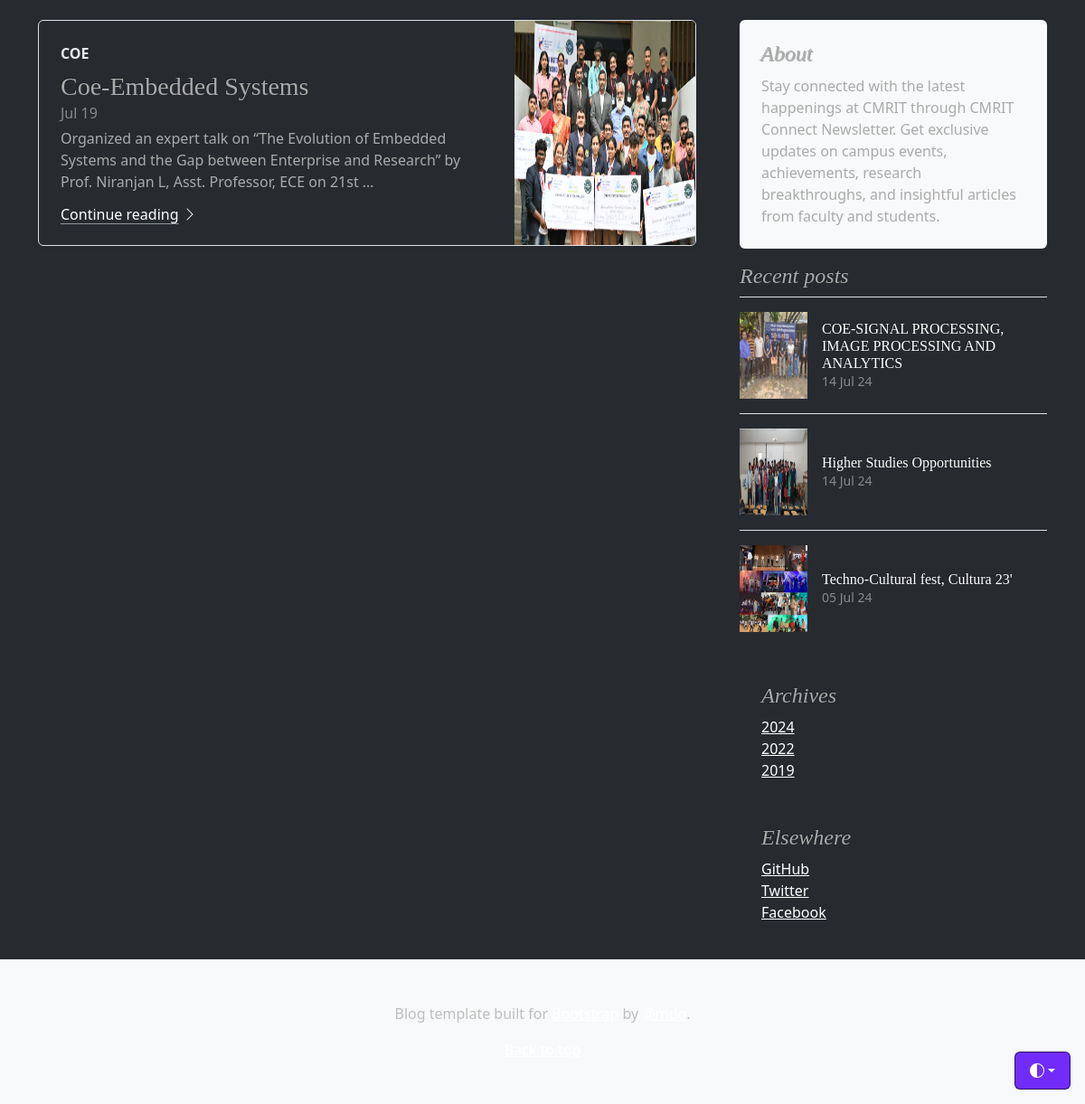
The page /posts/5/ (lower part) on the database as committed earlier.
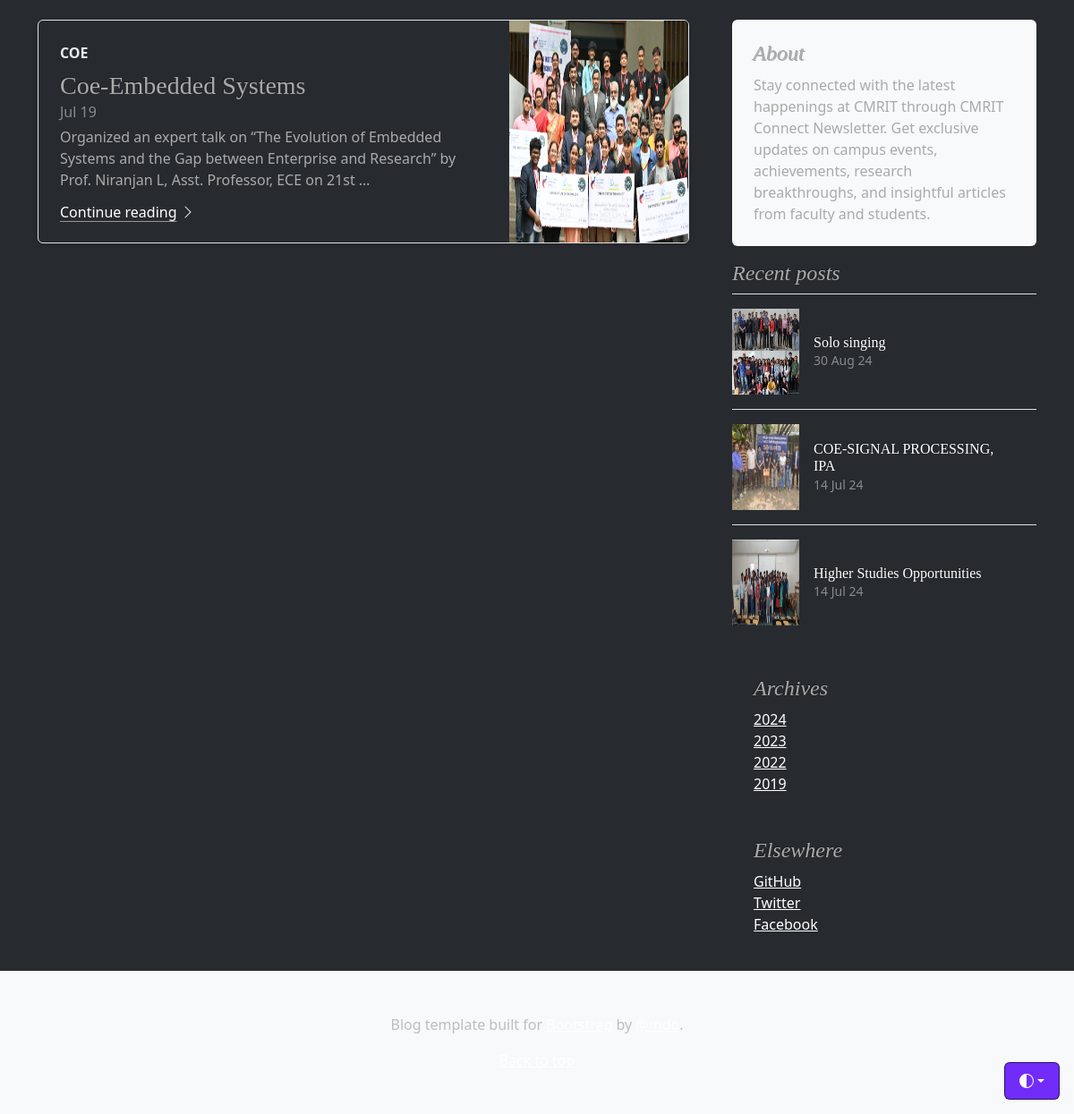
The same page on the database as committed later.
### news_app/models.py (models this page shows, shortened)
class Posts(models.Model):
    categoryID = models.ForeignKey(Category, on_delete=models.SET_NULL, null=True)
    subcategoryID = models.ForeignKey(Sub_category, on_delete=models.SET_NULL, null=True)
    postTitle = models.CharField(max_length=100, default='')
    postDetails = models.TextField()
    postingDate = models.DateField(default=date.today)
    postURL = models.URLField(blank=True, null=True)
    postImage = models.ImageField(upload_to='news_app/tmp/',blank=True, null=True)
    postedBy = models.ForeignKey(User, on_delete=models.SET_NULL, null=True)
    lastUpdatedBy = models.CharField(max_length=50,default=date.today)
    volumeID = models.ForeignKey(News_volume_issue, on_delete=models.SET_NULL, null=True)
    isActive = models.BooleanField(default=True)
    slug=models.SlugField(null=True) #denote featured article

class Category(models.Model):
    categoryName = models.CharField(max_length=100, unique=True)
    description = models.CharField(max_length=100, blank=True)
    def __str__(self):
        return f"{self.categoryName}"

### news_app/views.py (the view)
# urls.py: path('',views.PostListView.as_view(),name='home'),
class PostListView(ListView):
    model = Posts
    context_object_name = 'post_list'
    queryset = Posts.objects.filter(isActive = True)
    def get_context_data(self,**kwargs):
        context=super().get_context_data(**kwargs)
        context['category_list']=Category.objects.all()
        context['recent_posts']=Posts.objects.order_by('-postingDate')[:3]
        context['sub_category_list']=Sub_category.objects.all()
        context['featured_post']=Posts.objects.get(slug='featured-post')
        yrs =[y.year for y in  list(Posts.objects.values_list('postingDate',flat=True))]
        uyrs=set(yrs)
        context['archives']=sorted(list(uyrs),reverse=True)
        return context
    def get_queryset(self):
        self.cat=self.kwargs.get('cat',None)
        self.d=self.kwargs.get('dt',None)
        if self.cat:
            return Posts.objects.filter(id=self.cat)
        elif self.d:
            return Posts.objects.filter(postingDate__range=[datetime(int(self.d),1,1),datetime(int(self.d),12,31)])
        else:
            return Posts.objects.all()

### news_app/templates/news_app/posts_list.html (shortened to what this page needs)
{% extends 'base.html' %}
{% block content %}
{% for p in post_list %}
<div class="row g-0 border rounded overflow-hidden flex-md-row mb-4 shadow-sm h-md-250 position-relative">
    <div class="col p-4 d-flex flex-column position-static">
        <strong class="d-inline-block mb-2 text-light">{{p.categoryID}}</strong>
        <h3 class="mb-0">{{p.postTitle|title}}</h3>
        <div class="mb-1 text-body-secondary">{{p.postingDate | date:"M y"}}</div>
        {% if p.postTitle|length <= 44 %} <p class="card-text mb-auto">{{p.postDetails|safe|truncatewords:26}}</p>
            {% else %}
            <p class="card-text mb-auto">{{p.postDetails|safe|truncatewords:15}}</p>
            {% endif %}
            <a href="{% url 'post_detail' p.pk %}" class="icon-link gap-1 icon-link-hover stretched-link">
                Continue reading
                <svg class="bi">
                    <use xlink:href="#chevron-right" />
                </svg>
            </a>
    </div>
    <div class="col-auto d-none d-lg-block">
        <img src="/{{p.postImage}}" alt="{{p.postTitle}}" width="200" height="250">
    </div>
</div>
{% endfor %}
{% endblock%}

### news_app/templates/base.html (shortened to what this page needs)
{% load static %}
<html lang="en" data-bs-theme="auto">
<head>
  <link href="{% static 'css/bootstrap.min.css' %}" rel="stylesheet">
  <link href="{% static 'css/main.css' %}" rel="stylesheet">
  <link href="{% static 'css/blog.css' %}" rel="stylesheet">
</head>
<body>
  <div class="dropdown position-fixed bottom-0 end-0 mb-3 me-3 bd-mode-toggle">
    <button class="btn btn-bd-primary py-2 dropdown-toggle d-flex align-items-center" id="bd-theme" type="button"
      aria-expanded="false" data-bs-toggle="dropdown" aria-label="Toggle theme (auto)">
      <svg class="bi my-1 theme-icon-active" width="1em" height="1em">
        <use href="#circle-half"></use>
      </svg>
    </button>
  </div>
  <main class="container">
    <div class="row g-5">
      <div class="col-md-8">
        {% block content %}
        {% endblock %}
      </div>
      <div class="col-md-4">
        <div class="position-sticky" style="top: 2rem;">
          <div class="p-4 mb-3 bg-body-tertiary rounded">
            <h4 class="fst-italic">About</h4>
            <p class="mb-0">Stay connected with the latest happenings at CMRIT through CMRIT Connect Newsletter. Get
              exclusive updates on campus events, achievements, research breakthroughs, and insightful articles from
              faculty and students.</p>
          </div>
          <div>
            <h4 class="fst-italic">Recent posts</h4>
            <ul class="list-unstyled">
              {% block recent_posts_list %}
              {% for p in recent_posts %}
              <li>
                <a class="d-flex flex-column flex-lg-row gap-3 align-items-start align-items-lg-center py-3 link-body-emphasis text-decoration-none border-top"
                  href="{% url 'post_detail' p.pk %}">
                  <img src="/{{p.postImage}}" alt="{{p.postTitle}}" width="75" height="96">
                  <div class="col-lg-8">
                    <h6 class="mb-0 text-white">{{p.postTitle}}</h6>
                    <small class="text-body-secondary">{{p.postingDate | date:"d M y"}}</small>
                  </div>
                </a>
              </li>
              {% endfor %}
              {% endblock %}
            </ul>
          </div>
          <div class="p-4">
            <h4 class="fst-italic">Archives</h4>
            {% for d in archives %}
            <ol class="list-unstyled mb-0">
              <li><a href="{%url 'post_archive' dt=d %}">{{d}}</a></li>
            </ol>
            {% endfor %}
          </div>
          <div class="p-4">
            <h4 class="fst-italic">Elsewhere</h4>
            <ol class="list-unstyled">
              <li><a href="#">GitHub</a></li>
              <li><a href="#">Twitter</a></li>
              <li><a href="#">Facebook</a></li>
            </ol>
          </div>
        </div>
      </div>
    </div>
  </main>
  <footer class="py-5 text-center text-body-secondary bg-body-tertiary">
    <p>Blog template built for <a href="https://getbootstrap.com/">Bootstrap</a> by <a
        href="https://twitter.com/mdo">@mdo</a>.</p>
    <p class="mb-0">
      <a href="#">Back to top</a>
    </p>
  </footer>
</body>
</html>

Rows that differ between the two databases and show on the page:
no longer on this page (row unchanged): Posts: postImage (picture), postTitle "Techno-Cultural fest, Cultura 23'", postingDate "05 Jul 24", shown under "Recent posts"
added Posts: postImage (picture), postTitle "Solo singing", postingDate "30 Aug 24", shown under "Recent posts"
changed Posts: postTitle "COE-SIGNAL PROCESSING, IMAGE PROCESSING AND ANALYTICS" → "COE-SIGNAL PROCESSING, IPA"
Other text that changed with them:
new list line: "2023"
